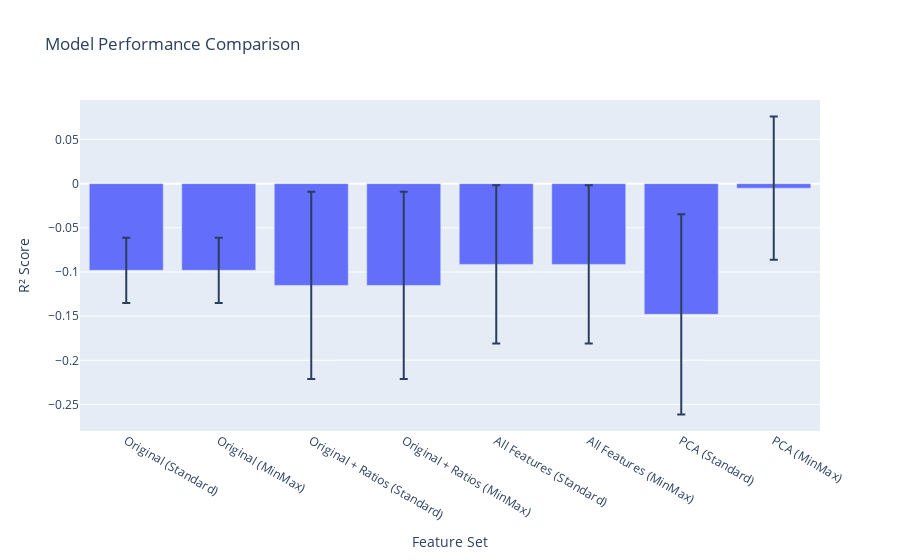
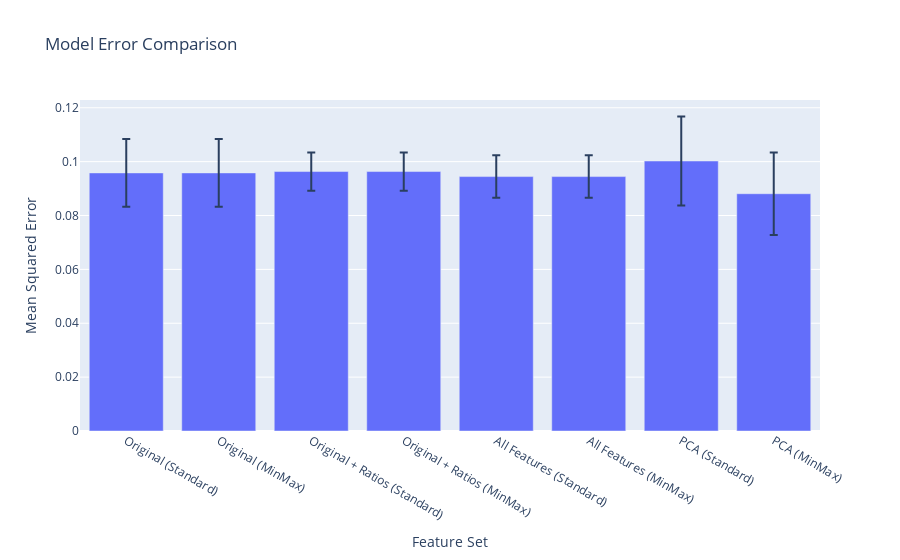

Notebook code for these charts, in order:
### Markdown cell above
## Feature Set Comparison

Let's compare the performance of different feature combinations:
1. Original features only (7 features)
2. Original + Ratio features
3. Original + Ratio + Derivatives
4. PCA components

We'll evaluate each combination using:
- Cross-validation
- Feature importance analysis
- Correlation analysis
- Performance metrics (R², MSE, confidence)

### Code cell
# Feature set comparison functions
def evaluate_feature_set(X, y, scaler=None, pca=None, cv=5):
    """Evaluate a feature set using cross-validation."""
    if scaler:
        X = scaler.fit_transform(X)
    if pca:
        X = pca.fit_transform(X)
        
    model = RandomForestRegressor(n_estimators=100, random_state=42)
    
    # Calculate cross-validation scores
    r2_scores = cross_val_score(model, X, y, cv=cv, scoring='r2')
    mse_scores = -cross_val_score(model, X, y, cv=cv, scoring='neg_mean_squared_error')
    
    # Fit model on full data for feature importance
    model.fit(X, y)
    
    # Calculate tree variance for confidence
    if hasattr(model, 'estimators_'):
        tree_predictions = np.array([tree.predict(X) for tree in model.estimators_])
        variance = np.var(tree_predictions, axis=0)
        confidence = 1 / (1 + variance)
        confidence = np.clip(confidence, 0.1, 0.99)
    else:
        confidence = None
    
    return {
        'r2_mean': r2_scores.mean(),
        'r2_std': r2_scores.std(),
        'mse_mean': mse_scores.mean(),
        'mse_std': mse_scores.std(),
        'model': model,
        'confidence': confidence
    }

def compare_feature_sets(X_raw, y, cv=5):
    """Compare different feature combinations."""
    # Prepare feature sets
    X_with_ratios = pd.concat([X_raw, calculate_ratios(X_raw)], axis=1)
    X_all_features = pd.concat([X_with_ratios, calculate_derivatives(X_raw)], axis=1)
    
    # Prepare scalers and PCA
    standard_scaler = StandardScaler()
    minmax_scaler = MinMaxScaler()
    pca = PCA(n_components=0.95)  # Keep 95% of variance
    
    # Evaluate each combination
    results = {
        'Original (Standard)': evaluate_feature_set(X_raw, y, standard_scaler),
        'Original (MinMax)': evaluate_feature_set(X_raw, y, minmax_scaler),
        'Original + Ratios (Standard)': evaluate_feature_set(X_with_ratios, y, standard_scaler),
        'Original + Ratios (MinMax)': evaluate_feature_set(X_with_ratios, y, minmax_scaler),
        'All Features (Standard)': evaluate_feature_set(X_all_features, y, standard_scaler),
        'All Features (MinMax)': evaluate_feature_set(X_all_features, y, minmax_scaler),
        'PCA (Standard)': evaluate_feature_set(X_all_features, y, standard_scaler, pca),
        'PCA (MinMax)': evaluate_feature_set(X_all_features, y, minmax_scaler, pca)
    }
    
    return results

# Generate target variables for testing
np.random.seed(42)
y = np.random.uniform(0, 1, len(X_raw))

# Compare feature sets
print("Comparing feature sets...")
results = compare_feature_sets(X_raw, y)

# Create performance comparison plot
performance_data = pd.DataFrame({
    name: {
        'R² Score': metrics['r2_mean'],
        'R² Std': metrics['r2_std'],
        'MSE': metrics['mse_mean'],
        'MSE Std': metrics['mse_std']
    }
    for name, metrics in results.items()
}).T

# Plot R² scores
fig = go.Figure()
fig.add_trace(go.Bar(
    name='R² Score',
    x=performance_data.index,
    y=performance_data['R² Score'],
    error_y=dict(type='data', array=performance_data['R² Std'])
))

fig.update_layout(
    title='Model Performance Comparison',
    xaxis_title='Feature Set',
    yaxis_title='R² Score',
    barmode='group'
)
fig.show()

# Plot MSE scores
fig = go.Figure()
fig.add_trace(go.Bar(
    name='MSE',
    x=performance_data.index,
    y=performance_data['MSE'],
    error_y=dict(type='data', array=performance_data['MSE Std'])
))

fig.update_layout(
    title='Model Error Comparison',
    xaxis_title='Feature Set',
    yaxis_title='Mean Squared Error',
    barmode='group'
)
fig.show()

# Display numerical results
print("\nDetailed Performance Metrics:")
display(performance_data)

### Figure 1 — Plotly figure (JSON) as saved in the notebook; plotly's stock layout.template omitted (floating-point values rounded to 4 significant figures)
{"data": [{"error_y": {"array": [0.03702, 0.03702, 0.106, 0.106, 0.0895, 0.0895, 0.1133, 0.0811], "type": "data"}, "name": "R² Score", "type": "bar", "x": ["Original (Standard)", "Original (MinMax)", "Original + Ratios (Standard)", "Original + Ratios (MinMax)", "All Features (Standard)", "All Features (MinMax)", "PCA (Standard)", "PCA (MinMax)"], "y": [-0.09816, -0.09816, -0.1152, -0.1152, -0.09143, -0.09143, -0.148, -0.005169]}], "layout": {"barmode": "group", "title": {"text": "Model Performance Comparison"}, "xaxis": {"title": {"text": "Feature Set"}}, "yaxis": {"title": {"text": "R² Score"}}}}

### Figure 2 — Plotly figure (JSON) as saved in the notebook; plotly's stock layout.template omitted (floating-point values rounded to 4 significant figures)
{"data": [{"error_y": {"array": [0.01255, 0.01255, 0.0071, 0.0071, 0.007898, 0.007898, 0.0165, 0.01533], "type": "data"}, "name": "MSE", "type": "bar", "x": ["Original (Standard)", "Original (MinMax)", "Original + Ratios (Standard)", "Original + Ratios (MinMax)", "All Features (Standard)", "All Features (MinMax)", "PCA (Standard)", "PCA (MinMax)"], "y": [0.09581, 0.09581, 0.09632, 0.09632, 0.09445, 0.09445, 0.1002, 0.08809]}], "layout": {"barmode": "group", "title": {"text": "Model Error Comparison"}, "xaxis": {"title": {"text": "Feature Set"}}, "yaxis": {"title": {"text": "Mean Squared Error"}}}}
